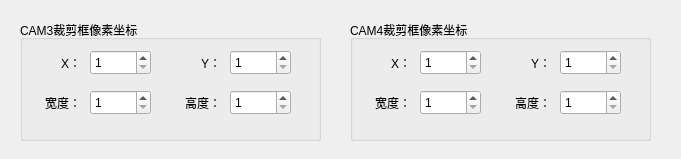
<?xml version="1.0" encoding="UTF-8"?>
<ui version="4.0">
 <class>RoiConfigWidget</class>
 <widget class="QWidget" name="RoiConfigWidget">
  <property name="geometry">
   <rect>
    <x>0</x>
    <y>0</y>
    <width>681</width>
    <height>159</height>
   </rect>
  </property>
  <property name="windowTitle">
   <string>Global Settings</string>
  </property>
  <widget class="QGroupBox" name="groupBox_3">
   <property name="geometry">
    <rect>
     <x>20</x>
     <y>20</y>
     <width>301</width>
     <height>121</height>
    </rect>
   </property>
   <property name="title">
    <string>CAM3裁剪框像素坐标</string>
   </property>
   <widget class="QLabel" name="label_53">
    <property name="geometry">
     <rect>
      <x>150</x>
      <y>30</y>
      <width>51</width>
      <height>25</height>
     </rect>
    </property>
    <property name="text">
     <string>Y：</string>
    </property>
    <property name="alignment">
     <set>Qt::AlignRight|Qt::AlignTrailing|Qt::AlignVCenter</set>
    </property>
   </widget>
   <widget class="QSpinBox" name="cam3_x_edit">
    <property name="geometry">
     <rect>
      <x>70</x>
      <y>30</y>
      <width>61</width>
      <height>25</height>
     </rect>
    </property>
    <property name="minimum">
     <number>1</number>
    </property>
    <property name="maximum">
     <number>9999999</number>
    </property>
   </widget>
   <widget class="QSpinBox" name="cam3_height_edit">
    <property name="geometry">
     <rect>
      <x>210</x>
      <y>70</y>
      <width>61</width>
      <height>25</height>
     </rect>
    </property>
    <property name="minimum">
     <number>1</number>
    </property>
    <property name="maximum">
     <number>9999999</number>
    </property>
   </widget>
   <widget class="QLabel" name="label_54">
    <property name="geometry">
     <rect>
      <x>20</x>
      <y>30</y>
      <width>41</width>
      <height>25</height>
     </rect>
    </property>
    <property name="text">
     <string>X：</string>
    </property>
    <property name="alignment">
     <set>Qt::AlignRight|Qt::AlignTrailing|Qt::AlignVCenter</set>
    </property>
   </widget>
   <widget class="QSpinBox" name="cam3_width_edit">
    <property name="geometry">
     <rect>
      <x>70</x>
      <y>70</y>
      <width>61</width>
      <height>25</height>
     </rect>
    </property>
    <property name="minimum">
     <number>1</number>
    </property>
    <property name="maximum">
     <number>9999999</number>
    </property>
   </widget>
   <widget class="QLabel" name="label_55">
    <property name="geometry">
     <rect>
      <x>10</x>
      <y>70</y>
      <width>51</width>
      <height>25</height>
     </rect>
    </property>
    <property name="text">
     <string>宽度：</string>
    </property>
    <property name="alignment">
     <set>Qt::AlignRight|Qt::AlignTrailing|Qt::AlignVCenter</set>
    </property>
   </widget>
   <widget class="QLabel" name="label_56">
    <property name="geometry">
     <rect>
      <x>150</x>
      <y>70</y>
      <width>51</width>
      <height>25</height>
     </rect>
    </property>
    <property name="text">
     <string>高度：</string>
    </property>
    <property name="alignment">
     <set>Qt::AlignRight|Qt::AlignTrailing|Qt::AlignVCenter</set>
    </property>
   </widget>
   <widget class="QSpinBox" name="cam3_y_edit">
    <property name="geometry">
     <rect>
      <x>210</x>
      <y>30</y>
      <width>61</width>
      <height>25</height>
     </rect>
    </property>
    <property name="minimum">
     <number>1</number>
    </property>
    <property name="maximum">
     <number>9999999</number>
    </property>
   </widget>
  </widget>
  <widget class="QGroupBox" name="groupBox_4">
   <property name="geometry">
    <rect>
     <x>350</x>
     <y>20</y>
     <width>301</width>
     <height>121</height>
    </rect>
   </property>
   <property name="title">
    <string>CAM4裁剪框像素坐标</string>
   </property>
   <widget class="QLabel" name="label_57">
    <property name="geometry">
     <rect>
      <x>150</x>
      <y>30</y>
      <width>51</width>
      <height>25</height>
     </rect>
    </property>
    <property name="text">
     <string>Y：</string>
    </property>
    <property name="alignment">
     <set>Qt::AlignRight|Qt::AlignTrailing|Qt::AlignVCenter</set>
    </property>
   </widget>
   <widget class="QSpinBox" name="cam4_x_edit">
    <property name="geometry">
     <rect>
      <x>70</x>
      <y>30</y>
      <width>61</width>
      <height>25</height>
     </rect>
    </property>
    <property name="minimum">
     <number>1</number>
    </property>
    <property name="maximum">
     <number>9999999</number>
    </property>
   </widget>
   <widget class="QSpinBox" name="cam4_height_edit">
    <property name="geometry">
     <rect>
      <x>210</x>
      <y>70</y>
      <width>61</width>
      <height>25</height>
     </rect>
    </property>
    <property name="minimum">
     <number>1</number>
    </property>
    <property name="maximum">
     <number>9999999</number>
    </property>
   </widget>
   <widget class="QLabel" name="label_58">
    <property name="geometry">
     <rect>
      <x>20</x>
      <y>30</y>
      <width>41</width>
      <height>25</height>
     </rect>
    </property>
    <property name="text">
     <string>X：</string>
    </property>
    <property name="alignment">
     <set>Qt::AlignRight|Qt::AlignTrailing|Qt::AlignVCenter</set>
    </property>
   </widget>
   <widget class="QSpinBox" name="cam4_width_edit">
    <property name="geometry">
     <rect>
      <x>70</x>
      <y>70</y>
      <width>61</width>
      <height>25</height>
     </rect>
    </property>
    <property name="minimum">
     <number>1</number>
    </property>
    <property name="maximum">
     <number>9999999</number>
    </property>
   </widget>
   <widget class="QLabel" name="label_59">
    <property name="geometry">
     <rect>
      <x>10</x>
      <y>70</y>
      <width>51</width>
      <height>25</height>
     </rect>
    </property>
    <property name="text">
     <string>宽度：</string>
    </property>
    <property name="alignment">
     <set>Qt::AlignRight|Qt::AlignTrailing|Qt::AlignVCenter</set>
    </property>
   </widget>
   <widget class="QLabel" name="label_60">
    <property name="geometry">
     <rect>
      <x>150</x>
      <y>70</y>
      <width>51</width>
      <height>25</height>
     </rect>
    </property>
    <property name="text">
     <string>高度：</string>
    </property>
    <property name="alignment">
     <set>Qt::AlignRight|Qt::AlignTrailing|Qt::AlignVCenter</set>
    </property>
   </widget>
   <widget class="QSpinBox" name="cam4_y_edit">
    <property name="geometry">
     <rect>
      <x>210</x>
      <y>30</y>
      <width>61</width>
      <height>25</height>
     </rect>
    </property>
    <property name="minimum">
     <number>1</number>
    </property>
    <property name="maximum">
     <number>9999999</number>
    </property>
   </widget>
  </widget>
 </widget>
 <resources/>
 <connections/>
</ui>
